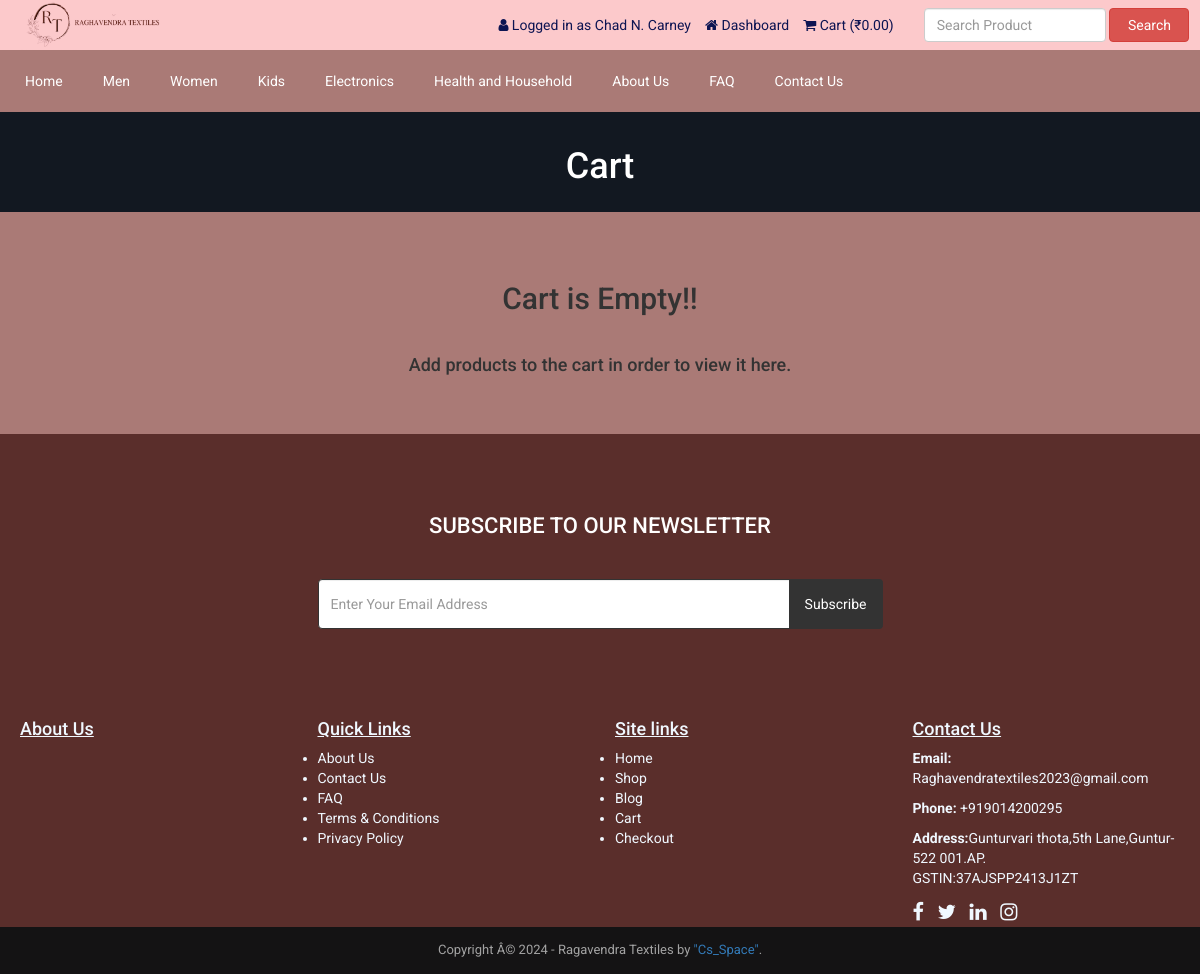
Page /cart.php (signed in) on the committed database.
### tables this page shows
CREATE TABLE `tbl_settings` (
  `id` int(11) NOT NULL,
  `logo` varchar(255) NOT NULL,
  `favicon` varchar(255) NOT NULL,
  `footer_about` text NOT NULL,
  `footer_copyright` text NOT NULL,
  `contact_address` text NOT NULL,
  `contact_email` varchar(255) NOT NULL,
  `contact_phone` varchar(255) NOT NULL,
  `contact_fax` varchar(255) NOT NULL,
  `contact_map_iframe` text NOT NULL,
  `receive_email` varchar(255) NOT NULL,
  `receive_email_subject` varchar(255) NOT NULL,
  `receive_email_thank_you_message` text NOT NULL,
  `forget_password_message` text NOT NULL,
  `total_recent_post_footer` int(10) NOT NULL,
  `total_popular_post_footer` int(10) NOT NULL,
  `total_recent_post_sidebar` int(11) NOT NULL,
  `total_popular_post_sidebar` int(11) NOT NULL,
  `total_featured_product_home` int(11) NOT NULL,
  `total_latest_product_home` int(11) NOT NULL,
  `total_popular_product_home` int(11) NOT NULL,
  `meta_title_home` text NOT NULL,
  `meta_keyword_home` text NOT NULL,
  `meta_description_home` text NOT NULL,
  `banner_login` varchar(255) NOT NULL,
  `banner_registration` varchar(255) NOT NULL,
  `banner_forget_password` varchar(255) NOT NULL,
  `banner_reset_password` varchar(255) NOT NULL,
  `banner_search` varchar(255) NOT NULL,
  `banner_cart` varchar(255) NOT NULL,
  `banner_checkout` varchar(255) NOT NULL,
  `banner_product_category` varchar(255) NOT NULL,
  `banner_blog` varchar(255) NOT NULL,
  `cta_title` varchar(255) NOT NULL,
  `cta_content` text NOT NULL,
  `cta_read_more_text` varchar(255) NOT NULL,
  `cta_read_more_url` varchar(255) NOT NULL,
  `cta_photo` varchar(255) NOT NULL,
  `featured_product_title` varchar(255) NOT NULL,
  `featured_product_subtitle` varchar(255) NOT NULL,
  `latest_product_title` varchar(255) NOT NULL,
  `latest_product_subtitle` varchar(255) NOT NULL,
  `popular_product_title` varchar(255) NOT NULL,
  `popular_product_subtitle` varchar(255) NOT NULL,
  `testimonial_title` varchar(255) NOT NULL,
  `testimonial_subtitle` varchar(255) NOT NULL,
  `testimonial_photo` varchar(255) NOT NULL,
  `blog_title` varchar(255) NOT NULL,
  `blog_subtitle` varchar(255) NOT NULL,
  `newsletter_text` text NOT NULL,
  `paypal_email` varchar(255) NOT NULL,
  `stripe_public_key` varchar(255) NOT NULL,
  `stripe_secret_key` varchar(255) NOT NULL,
  `bank_detail` text NOT NULL,
  `before_head` text NOT NULL,
  `after_body` text NOT NULL,
  `before_body` text NOT NULL,
  `home_service_on_off` int(11) NOT NULL,
  `home_welcome_on_off` int(11) NOT NULL,
  `home_featured_product_on_off` int(11) NOT NULL,
  `home_latest_product_on_off` int(11) NOT NULL,
  `home_popular_product_on_off` int(11) NOT NULL,
  `home_testimonial_on_off` int(11) NOT NULL,
  `home_blog_on_off` int(11) NOT NULL,
  `newsletter_on_off` int(11) NOT NULL,
  `ads_above_welcome_on_off` int(1) NOT NULL,
  `ads_above_featured_product_on_off` int(1) NOT NULL,
  `ads_above_latest_product_on_off` int(1) NOT NULL,
  `ads_above_popular_product_on_off` int(1) NOT NULL,
  `ads_above_testimonial_on_off` int(1) NOT NULL,
  `ads_category_sidebar_on_off` int(1) NOT NULL
);

CREATE TABLE `tbl_top_category` (
  `tcat_id` int(11) NOT NULL,
  `tcat_name` varchar(255) NOT NULL,
  `show_on_menu` int(1) NOT NULL
);

CREATE TABLE `tbl_page` (
  `id` int(11) NOT NULL,
  `about_title` varchar(255) NOT NULL,
  `about_content` text NOT NULL,
  `about_banner` varchar(255) NOT NULL,
  `about_meta_title` varchar(255) NOT NULL,
  `about_meta_keyword` text NOT NULL,
  `about_meta_description` text NOT NULL,
  `faq_title` varchar(255) NOT NULL,
  `faq_banner` varchar(255) NOT NULL,
  `faq_meta_title` varchar(255) NOT NULL,
  `faq_meta_keyword` text NOT NULL,
  `faq_meta_description` text NOT NULL,
  `blog_title` varchar(255) NOT NULL,
  `blog_banner` varchar(255) NOT NULL,
  `blog_meta_title` varchar(255) NOT NULL,
  `blog_meta_keyword` text NOT NULL,
  `blog_meta_description` text NOT NULL,
  `contact_title` varchar(255) NOT NULL,
  `contact_banner` varchar(255) NOT NULL,
  `contact_meta_title` varchar(255) NOT NULL,
  `contact_meta_keyword` text NOT NULL,
  `contact_meta_description` text NOT NULL,
  `pgallery_title` varchar(255) NOT NULL,
  `pgallery_banner` varchar(255) NOT NULL,
  `pgallery_meta_title` varchar(255) NOT NULL,
  `pgallery_meta_keyword` text NOT NULL,
  `pgallery_meta_description` text NOT NULL,
  `vgallery_title` varchar(255) NOT NULL,
  `vgallery_banner` varchar(255) NOT NULL,
  `vgallery_meta_title` varchar(255) NOT NULL,
  `vgallery_meta_keyword` text NOT NULL,
  `vgallery_meta_description` text NOT NULL
);

### cart.php (the view, shortened to what this page needs)
<?php require_once('header.php'); ?>
<?php
$statement = $pdo->prepare("SELECT * FROM tbl_settings WHERE id=1");
$statement->execute();
$result = $statement->fetchAll(PDO::FETCH_ASSOC);
foreach ($result as $row) {
    $banner_cart = $row['banner_cart'];
}
?>
<div class="page-banner" style="background-image: url(assets/uploads/<?php echo $banner_cart; ?>)">
    <div class="overlay"></div>
    <div class="page-banner-inner">
        <h1><?php echo LANG_VALUE_18; ?></h1>
    </div>
</div>
<div class="page">
	<div class="container">
		<div class="row">
			<div class="col-md-12">
                <?php if(!isset($_SESSION['cart_p_id'])): ?>
                    <?php echo '<h2 class="text-center">Cart is Empty!!</h2></br>'; ?>
                    <?php echo '<h4 class="text-center">Add products to the cart in order to view it here.</h4>'; ?>
                <?php endif; ?>
			</div>
		</div>
	</div>
</div>
<?php require_once('footer.php'); ?>

### header.php (shortened to what this page needs)
<?php
include("admin/inc/config.php");
$statement = $pdo->prepare("SELECT * FROM tbl_settings WHERE id=1");
$statement->execute();
$result = $statement->fetchAll(PDO::FETCH_ASSOC);
foreach ($result as $row)
{
	$logo = $row['logo'];
}
?>
<!DOCTYPE html>
<html lang="en">
<head>
	<link rel="stylesheet" href="assets/css/bootstrap.min.css">
	<link rel="stylesheet" href="assets/css/font-awesome.min.css">
	<link rel="stylesheet" href="assets/css/owl.carousel.min.css">
	<link rel="stylesheet" href="assets/css/owl.theme.default.min.css">
	<link rel="stylesheet" href="assets/css/jquery.bxslider.min.css">
    <link rel="stylesheet" href="assets/css/magnific-popup.css">
    <link rel="stylesheet" href="assets/css/rating.css">
	<link rel="stylesheet" href="assets/css/spacing.css">
	<link rel="stylesheet" href="assets/css/bootstrap-touch-slider.css">
	<link rel="stylesheet" href="assets/css/animate.min.css">
	<link rel="stylesheet" href="assets/css/tree-menu.css">
	<link rel="stylesheet" href="assets/css/select2.min.css">
	<link rel="stylesheet" href="assets/css/main.css">
	<link rel="stylesheet" href="assets/css/responsive.css">
	<?php
	$statement = $pdo->prepare("SELECT * FROM tbl_page WHERE id=1");
	$statement->execute();
	$result = $statement->fetchAll(PDO::FETCH_ASSOC);
		?>
</head>
<body>
<div class="header">
	<div class="container">
		<div class="row inner">
			<div class="col-md-4 logo">
				<a href="index.php"><img src="assets/uploads/logo.png"<?php echo $logo; ?>" alt="logo image"></a>
			</div>
			<div class="col-md-5 right">
				<ul>
					<?php
					if(isset($_SESSION['customer'])) {
						?>
						<li><i class="fa fa-user"></i> <?php echo LANG_VALUE_13; ?> <?php echo $_SESSION['customer']['cust_name']; ?></li>
						<li><a href="dashboard.php"><i class="fa fa-home"></i> <?php echo LANG_VALUE_89; ?></a></li>
						<?php
					} else {
						?>
						<li><a href="login.php"><i class="fa fa-sign-in"></i> <?php echo LANG_VALUE_9; ?></a></li>
						<li><a href="registration.php"><i class="fa fa-user-plus"></i> <?php echo LANG_VALUE_15; ?></a></li>
						<?php
					}
					?>
					<li><a href="cart.php"><i class="fa fa-shopping-cart"></i> <?php echo LANG_VALUE_18; ?> (<?php echo '₹'; ?><?php
					if(isset($_SESSION['cart_p_id'])) {
						$table_total_price = 0;
						$i=0;
	                    foreach($_SESSION['cart_p_qty'] as $key => $value)
	                    {
	                        $i++;
	                        $arr_cart_p_qty[$i] = $value;
	                    }                    $i=0;
	                    foreach($_SESSION['cart_p_current_price'] as $key => $value)
	                    {
	                        $i++;
	                        $arr_cart_p_current_price[$i] = $value;
	                    }
	                    for($i=1;$i<=count($arr_cart_p_qty);$i++) {
	                    	$row_total_price = $arr_cart_p_current_price[$i]*$arr_cart_p_qty[$i];
	                        $table_total_price = $table_total_price + $row_total_price;
	                    }
						echo $table_total_price;
					} else {
						echo '0.00';
					}
					?>)</a></li>
				</ul>
			</div>
			<div class="col-md-3 search-area">
				<form class="navbar-form navbar-left" role="search" action="search-result.php" method="get">
					<div class="form-group">
						<input type="text" class="form-control search-top" placeholder="<?php echo LANG_VALUE_2; ?>" name="search_text">
					</div>
					<button type="submit" class="btn btn-danger"><?php echo LANG_VALUE_3; ?></button>
				</form>
			</div>
		</div>
	</div>
</div>
<div class="nav">
	<div class="container">
		<div class="row">
			<div class="col-md-12 pl_0 pr_0">
				<div class="menu-container">
					<div class="menu">
						<ul>
							<li><a href="index.php">Home</a></li>
							<?php
							$statement = $pdo->prepare("SELECT * FROM tbl_top_category WHERE show_on_menu=1");
							$statement->execute();
							$result = $statement->fetchAll(PDO::FETCH_ASSOC);
							foreach ($result as $row) {
								?>
								<li><a &type=top-category"><?php echo $row['tcat_name']; ?></a>
								</li>
								<?php
							}
							?>
							<?php
							$statement = $pdo->prepare("SELECT * FROM tbl_page WHERE id=1");
							$statement->execute();
							$result = $statement->fetchAll(PDO::FETCH_ASSOC);
							foreach ($result as $row) {
								$about_title = $row['about_title'];
								$faq_title = $row['faq_title'];
								$contact_title = $row['contact_title'];
							}
							?>
							<li><a href="about.php"><?php echo $about_title; ?></a></li>
							<li><a href="faq.php"><?php echo $faq_title; ?></a></li>
							<li><a href="contact.php"><?php echo $contact_title; ?></a></li>
						</ul>
					</div>
				</div>
			</div>
		</div>
	</div>
</div>

### assets/css/main.css (style rules this page uses)
* { margin: 0; padding: 0; }
body { font-family: "Roboto", sans-serif; font-size: 14px; }
h1, h2, h3, h4, h5, h6 { font-family: "Roboto", sans-serif; }
a { text-decoration: none; }
.header { width: 100%; height: auto; background: #fcc9cb ; }
.header .inner { height: auto; display: table; }
.header .logo { float: none; display: table-cell; vertical-align: middle; }
.header .logo img { max-width: 300%; height: 50px; }
.header .navbar-form .form-control { width: 300px; }
.header .search-area { float: none; display: table-cell; vertical-align: middle; }
.header .search-area .form-group { width: calc(100% - 84px); }
.header .search-area button { width: 80px; }
.header .search-area form { width: 100%; }
.header .right { float: none; display: table-cell; vertical-align: middle; padding-right: 0; }
.header .right ul { float: right; margin-bottom: 0; }
.header .right ul li { list-style-type: none; float: left; margin-left: 14px; color: #0d1452; }
.header .right ul li a { color: #0d1452; }
.header .navbar-form .search-top { width: 100%; }
.nav { background: #aa7a76; }
.menu-container { width: 100%; margin: 0 auto; background: #aa7a76; }
.menu-dropdown-icon:before { content: "\f067"; font-family: "FontAwesome"; display: none; cursor: pointer; float: right; padding: 1.5em 2em; background: #fff; color: #333; }
.menu > ul { margin: 0 auto; width: 100%; list-style: none; padding: 0; position: relative; box-sizing: border-box; }
.menu > ul:before, .menu > ul:after { content: ""; display: table; }
.menu > ul:after { clear: both; }
.menu > ul > li { float: left; padding: 0; margin: 0; }
.menu > ul > li a { text-decoration: none; padding: 1.5em 20px; display: block; color: #fff; }
.page-banner { width: 100%; height: auto; background-repeat: no-repeat; background-position: center center; -webkit-background-size: cover; background-size: cover; position: relative; padding-top: 15px; padding-bottom: 15px; overflow: hidden; }
.page-banner .overlay { position: absolute; left: 0; top: 0; width: 100%; height: 100%; opacity: 0.7; background: #131921; }
.page-banner h1 { color: #fff; text-align: center; z-index: 999; position: relative; }
.page { width: 100%; height: auto; padding-top: 50px; padding-bottom: 50px; }
@media (min-width: 768px) { .col-md-4 { flex: 0 0 33.33333%; max-width: 33.33333%; } }
img { vertical-align: middle; border-style: none; }
.container { width: 100%; height: auto; }

### assets/css/responsive.css (style rules this page uses)
@media only screen and (min-width: 992px) { .header .inner { width: 100%; } }
@media only screen and (min-width: 992px) { .header .search-area { padding-right: 0; } }
@media only screen and (min-width: 992px) { .header .search-area form { padding-right: 0; } }
@media only screen and (min-width: 992px) { .header .container { padding-right: 0; } }

### cart.php (style rules this page uses)
body { background-color: #aa7a76; }

### rows in the picture
tbl_settings: logo (picture), banner_cart (picture)
tbl_top_category: tcat_name "Men"
tbl_top_category: tcat_name "Women"
tbl_top_category: tcat_name "Kids"
tbl_top_category: tcat_name "Electronics"
tbl_top_category: tcat_name "Health and Household"
tbl_page: about_title "About Us", faq_title "FAQ", contact_title "Contact Us"

### other values in the picture
LANG_VALUE_13 "Logged in as"
$_SESSION['customer']['cust_name'] "Chad N. Carney"
LANG_VALUE_89 "Dashboard"
LANG_VALUE_18 "Cart"
LANG_VALUE_3 "Search"
LANG_VALUE_93 "SUBSCRIBE TO OUR NEWSLETTER"
LANG_VALUE_92 "Subscribe"
